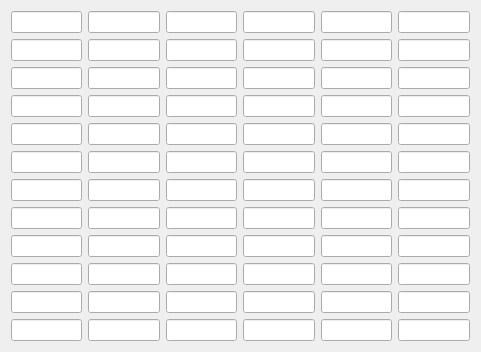
  <widget class="QWidget" name="layoutWidget">
   <property name="geometry">
    <rect>
     <x>80</x>
     <y>122</y>
     <width>481</width>
     <height>308</height>
    </rect>
   </property>
   <layout class="QGridLayout" name="gridLayout_2">
    <item row="0" column="1">
     <widget class="QLineEdit" name="lEditCaulifConvJan">
      <property name="text">
       <string/>
      </property>
     </widget>
    </item>
    <item row="0" column="2">
     <widget class="QLineEdit" name="lEditBSprConvJan">
      <property name="text">
       <string/>
      </property>
     </widget>
    </item>
    <item row="0" column="3">
     <widget class="QLineEdit" name="lEditSspConvJan">
      <property name="text">
       <string/>
      </property>
     </widget>
    </item>
    <item row="0" column="4">
     <widget class="QLineEdit" name="lEditYSqConvJan">
      <property name="text">
       <string/>
      </property>
     </widget>
    </item>
    <item row="0" column="5">
     <widget class="QLineEdit" name="lEditGZuccConvJan">
      <property name="text">
       <string/>
      </property>
     </widget>
    </item>
    <item row="1" column="0">
     <widget class="QLineEdit" name="lEditBrConvFeb"/>
    </item>
    <item row="1" column="1">
     <widget class="QLineEdit" name="lEditCaulifConvFeb"/>
    </item>
    <item row="1" column="2">
     <widget class="QLineEdit" name="lEditBSprConvFeb"/>
    </item>
    <item row="1" column="3">
     <widget class="QLineEdit" name="lEditSspConvFeb"/>
    </item>
    <item row="1" column="4">
     <widget class="QLineEdit" name="lEditYSqConvFeb"/>
    </item>
    <item row="1" column="5">
     <widget class="QLineEdit" name="lEditGZuccConvFeb"/>
    </item>
    <item row="2" column="0">
     <widget class="QLineEdit" name="lEditBrConvMar"/>
    </item>
    <item row="2" column="1">
     <widget class="QLineEdit" name="lEditCaulifConvMar"/>
    </item>
    <item row="2" column="2">
     <widget class="QLineEdit" name="lEditBSprConvMar"/>
    </item>
    <item row="2" column="3">
     <widget class="QLineEdit" name="lEditSspConvMar"/>
    </item>
    <item row="2" column="4">
     <widget class="QLineEdit" name="lEditYSqConvMar"/>
    </item>
    <item row="2" column="5">
     <widget class="QLineEdit" name="lEditGZuccConvMar"/>
    </item>
    <item row="3" column="0">
     <widget class="QLineEdit" name="lEditBrConvApr"/>
    </item>
    <item row="3" column="1">
     <widget class="QLineEdit" name="lEditCaulifConvApr"/>
    </item>
    <item row="3" column="2">
     <widget class="QLineEdit" name="lEditBSprConvApr"/>
    </item>
    <item row="3" column="3">
     <widget class="QLineEdit" name="lEditSspConvApr"/>
    </item>
    <item row="3" column="4">
     <widget class="QLineEdit" name="lEditYSqConvApr"/>
    </item>
    <item row="3" column="5">
     <widget class="QLineEdit" name="lEditGZuccConvApr"/>
    </item>
    <item row="4" column="0">
     <widget class="QLineEdit" name="lEditBrConvMay"/>
    </item>
    <item row="4" column="1">
     <widget class="QLineEdit" name="lEditCaulifConvMay"/>
    </item>
    <item row="4" column="2">
     <widget class="QLineEdit" name="lEditBSprConvMay"/>
    </item>
    <item row="4" column="3">
     <widget class="QLineEdit" name="lEditSspConvMay"/>
    </item>
    <item row="4" column="4">
     <widget class="QLineEdit" name="lEditYSqConvMay"/>
    </item>
    <item row="4" column="5">
     <widget class="QLineEdit" name="lEditGZuccConvMay"/>
    </item>
    <item row="5" column="0">
     <widget class="QLineEdit" name="lEditBrConvJun"/>
    </item>
    <item row="5" column="1">
     <widget class="QLineEdit" name="lEditCaulifConvJun"/>
    </item>
    <item row="5" column="2">
     <widget class="QLineEdit" name="lEditBSprConvJun"/>
    </item>
    <item row="5" column="3">
     <widget class="QLineEdit" name="lEditSspConvJun"/>
    </item>
    <item row="5" column="4">
     <widget class="QLineEdit" name="lEditYSqConvJun"/>
    </item>
    <item row="5" column="5">
     <widget class="QLineEdit" name="lEditGZuccConvJun"/>
    </item>
    <item row="6" column="0">
     <widget class="QLineEdit" name="lEditBrConvJul"/>
    </item>
    <item row="6" column="1">
     <widget class="QLineEdit" name="lEditCaulifConvJul"/>
    </item>
    <item row="6" column="2">
     <widget class="QLineEdit" name="lEditBSprConvJul"/>
    </item>
    <item row="6" column="3">
     <widget class="QLineEdit" name="lEditSspConvJul"/>
    </item>
    <item row="6" column="4">
     <widget class="QLineEdit" name="lEditYSqConvJul"/>
    </item>
    <item row="6" column="5">
     <widget class="QLineEdit" name="lEditGZuccConvJul"/>
    </item>
    <item row="7" column="0">
     <widget class="QLineEdit" name="lEditBrConvAug"/>
    </item>
    <item row="7" column="1">
     <widget class="QLineEdit" name="lEditCaulifConvAug"/>
    </item>
    <item row="7" column="2">
     <widget class="QLineEdit" name="lEditBSprConvAug"/>
    </item>
    <item row="7" column="3">
     <widget class="QLineEdit" name="lEditSspConvAug"/>
    </item>
    <item row="7" column="4">
     <widget class="QLineEdit" name="lEditYSqConvAug"/>
    </item>
    <item row="7" column="5">
     <widget class="QLineEdit" name="lEditGZuccConvAug"/>
    </item>
    <item row="8" column="0">
     <widget class="QLineEdit" name="lEditBrConvSep"/>
    </item>
    <item row="8" column="1">
     <widget class="QLineEdit" name="lEditCaulifConvSep"/>
    </item>
    <item row="8" column="2">
     <widget class="QLineEdit" name="lEditBSprConvSep"/>
    </item>
    <item row="8" column="3">
     <widget class="QLineEdit" name="lEditSspConvSep"/>
    </item>
    <item row="8" column="4">
     <widget class="QLineEdit" name="lEditYSqConvSep"/>
    </item>
    <item row="8" column="5">
     <widget class="QLineEdit" name="lEditGZuccConvSep"/>
    </item>
    <item row="9" column="0">
     <widget class="QLineEdit" name="lEditBrConvOct"/>
    </item>
    <item row="9" column="1">
     <widget class="QLineEdit" name="lEditCaulifConvOct"/>
    </item>
    <item row="9" column="2">
     <widget class="QLineEdit" name="lEditBSprConvOct"/>
    </item>
    <item row="9" column="3">
     <widget class="QLineEdit" name="lEditSspConvOct"/>
    </item>
    <item row="9" column="4">
     <widget class="QLineEdit" name="lEditYSqConvOct"/>
    </item>
    <item row="9" column="5">
     <widget class="QLineEdit" name="lEditGZuccConvOct"/>
    </item>
    <item row="10" column="0">
     <widget class="QLineEdit" name="lEditBrConvNov"/>
    </item>
    <item row="10" column="1">
     <widget class="QLineEdit" name="lEditCaulifConvNov"/>
    </item>
    <item row="10" column="2">
     <widget class="QLineEdit" name="lEditBSprConvNov"/>
    </item>
    <item row="10" column="3">
     <widget class="QLineEdit" name="lEditSspConvNov"/>
    </item>
    <item row="10" column="4">
     <widget class="QLineEdit" name="lEditYSqConvNov"/>
    </item>
    <item row="10" column="5">
     <widget class="QLineEdit" name="lEditGZuccConvNov"/>
    </item>
    <item row="11" column="0">
     <widget class="QLineEdit" name="lEditBrConvDec"/>
    </item>
    <item row="11" column="1">
     <widget class="QLineEdit" name="lEditCaulifConvDec"/>
    </item>
    <item row="11" column="2">
     <widget class="QLineEdit" name="lEditBSprConvDec"/>
    </item>
    <item row="11" column="3">
     <widget class="QLineEdit" name="lEditSspConvDec"/>
    </item>
    <item row="11" column="4">
     <widget class="QLineEdit" name="lEditYSqConvDec"/>
    </item>
    <item row="11" column="5">
     <widget class="QLineEdit" name="lEditGZuccConvDec"/>
    </item>
    <item row="0" column="0">
     <widget class="QLineEdit" name="lEditBrConvJan"/>
    </item>
   </layout>
  </widget>
